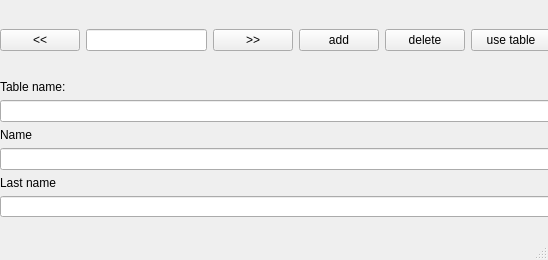
<?xml version="1.0" encoding="UTF-8"?>
<ui version="4.0">
 <class>MainWindow</class>
 <widget class="QMainWindow" name="MainWindow">
  <property name="geometry">
   <rect>
    <x>0</x>
    <y>0</y>
    <width>548</width>
    <height>260</height>
   </rect>
  </property>
  <property name="windowTitle">
   <string>MainWindow</string>
  </property>
  <widget class="QWidget" name="centralwidget">
   <widget class="QWidget" name="horizontalLayoutWidget">
    <property name="geometry">
     <rect>
      <x>0</x>
      <y>0</y>
      <width>551</width>
      <height>80</height>
     </rect>
    </property>
    <layout class="QHBoxLayout" name="horizontalLayout">
     <item>
      <widget class="QPushButton" name="prevbtm">
       <property name="text">
        <string>&lt;&lt;</string>
       </property>
      </widget>
     </item>
     <item>
      <widget class="QLineEdit" name="infotext"/>
     </item>
     <item>
      <widget class="QPushButton" name="nextbtm">
       <property name="text">
        <string>&gt;&gt;</string>
       </property>
      </widget>
     </item>
     <item>
      <widget class="QPushButton" name="addbtm">
       <property name="text">
        <string>add</string>
       </property>
      </widget>
     </item>
     <item>
      <widget class="QPushButton" name="deletebtm">
       <property name="text">
        <string>delete</string>
       </property>
      </widget>
     </item>
     <item>
      <widget class="QPushButton" name="tablebtm">
       <property name="text">
        <string>use table</string>
       </property>
      </widget>
     </item>
    </layout>
   </widget>
   <widget class="QWidget" name="verticalLayoutWidget">
    <property name="geometry">
     <rect>
      <x>0</x>
      <y>80</y>
      <width>551</width>
      <height>137</height>
     </rect>
    </property>
    <layout class="QVBoxLayout" name="verticalLayout">
     <item>
      <widget class="QLabel" name="label">
       <property name="text">
        <string>Table name:</string>
       </property>
      </widget>
     </item>
     <item>
      <widget class="QLineEdit" name="tablename"/>
     </item>
     <item>
      <widget class="QLabel" name="label_2">
       <property name="text">
        <string>Name</string>
       </property>
      </widget>
     </item>
     <item>
      <widget class="QLineEdit" name="namevalue"/>
     </item>
     <item>
      <widget class="QLabel" name="label_3">
       <property name="text">
        <string>Last name</string>
       </property>
      </widget>
     </item>
     <item>
      <widget class="QLineEdit" name="lastnamevalue"/>
     </item>
    </layout>
   </widget>
  </widget>
  <widget class="QMenuBar" name="menubar">
   <property name="geometry">
    <rect>
     <x>0</x>
     <y>0</y>
     <width>548</width>
     <height>20</height>
    </rect>
   </property>
  </widget>
  <widget class="QStatusBar" name="statusbar"/>
 </widget>
 <resources/>
 <connections/>
</ui>
